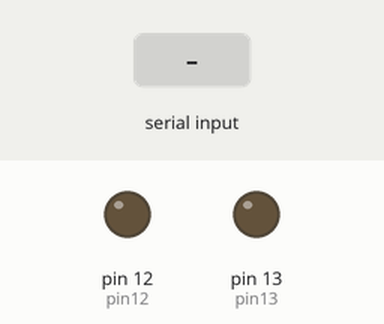
The sketch below on a simulated Arduino Uno, built with avr-gcc and run on an emulated ATmega328P. On the bench: output pins drawn as LEDs (lit = HIGH). Inputs (shaded band) come from the test bench.

Above: at 1.2 s.
1.3 s: "b" received over Serial
At 2.4 s:
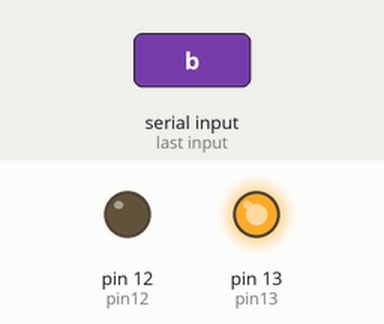
2.8 s: "m" received over Serial
At 3.6 s:
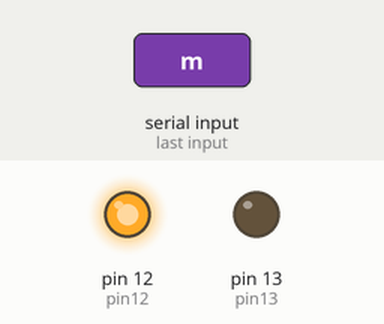
Timing chart, 0 to 5.8 s (numbered marks = the images above; inputs shaded):
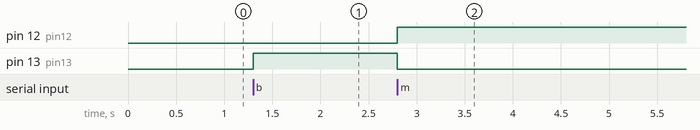

The sketch:

arduino.ino
```cpp
const int pin13 = 13;
const int pin12 = 12;
void setup()
{
    pinMode(pin13, OUTPUT);
    pinMode(pin12, OUTPUT);
    Serial.begin(9600);
}

void loop()
{
    if (Serial.available() > 0)
    {
        char c = Serial.read();
        if (c == 'b')
        {
            digitalWrite(pin13, HIGH);
            digitalWrite(pin12, LOW);
        }
        if (c == 'm')
        {
            digitalWrite(pin13, LOW);
            digitalWrite(pin12, HIGH);
        }
    }
}
```

Measured:
- after the input at 1.3 s, pin 13 (pin13): LOW → HIGH at once
- after the input at 2.8 s, pin 12 (pin12): LOW → HIGH at once; pin 13 (pin13): HIGH → LOW at once
